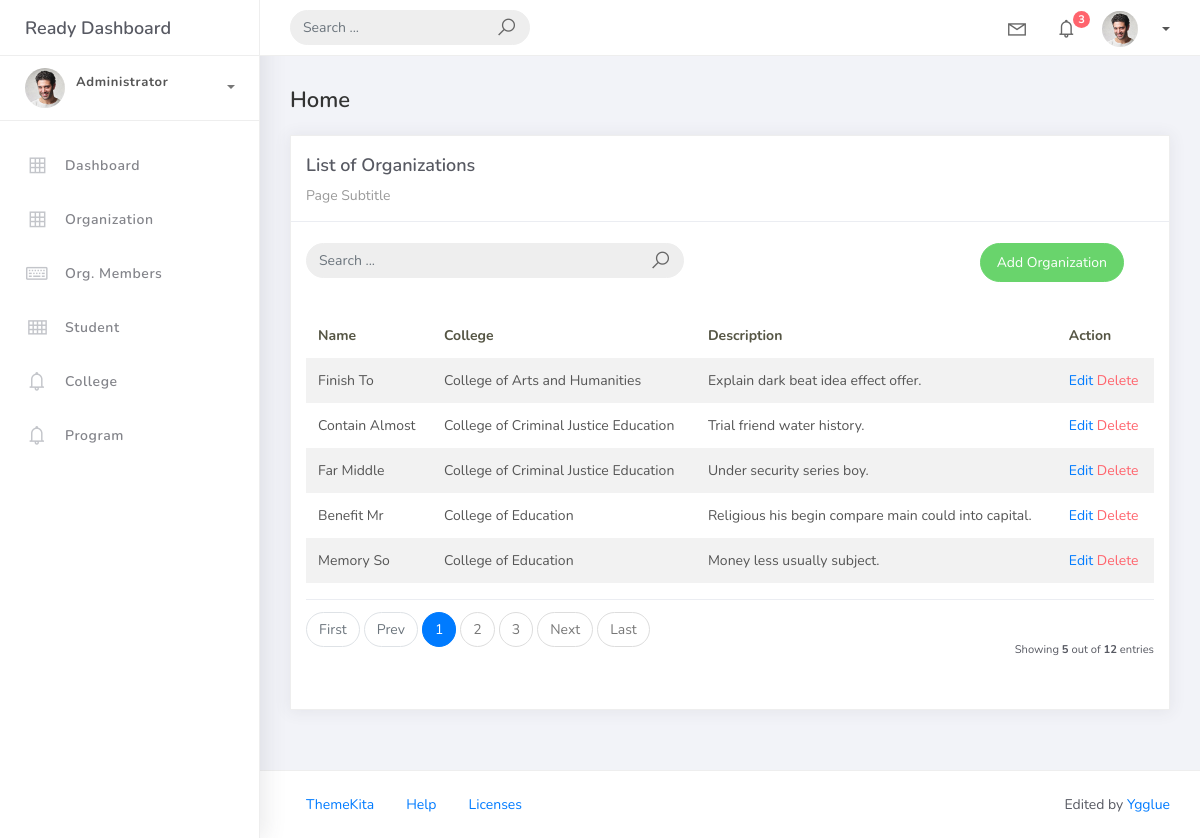
Screenshot of /organization_list with the database file from the repository.
### studentorg/models.py (models this page shows, shortened)
class BaseModel(models.Model):
    created_at = models.DateTimeField(auto_now_add=True, db_index=True)
    updated_at = models.DateTimeField(auto_now=True)
    class Meta:
        abstract = True

class Organization(BaseModel):
    name = models.CharField(max_length=250)
    college = models.ForeignKey(College, null=True, blank=True, on_delete=models.CASCADE)
    description = models.CharField(max_length=500)

class College(BaseModel):
    college_name = models.CharField(max_length=150)
    def __str__(self):
        return self.college_name

### studentorg/views.py (the view)
# urls.py: path('organization_list', OrganizationList.as_view(), name='organization-list'),
class OrganizationList(ListView):
    model = Organization
    context_object_name = 'organization'
    template_name = 'org_list.html'
    paginate_by = 5
    ordering = ["college__college_name","name"]
    def get_queryset(self):
        qs = super().get_queryset()
        query = self.request.GET.get('q')
        if query:
            qs = qs.filter(
                Q(name__icontains=query) |
                Q(description__icontains=query)
            )
        return qs

### templates/org_list.html (shortened to what this page needs)
{% extends 'base.html' %} {% load static %} {% block content %}
<div class="content">
    <div class="container-fluid">
        <h4 class="page-title">Home</h4>
        <div class="row">
            <div class="col-md-12">
                <div class="card">
                    <div class="card-header">
                        <div class="card-title">List of Organizations</div>
                        <div class="card-category">Page Subtitle</div>
                    </div>
                    <br />
                    <div class="col-md-12 row">
                        <div class="col-md-6">
                            <form class="navbar-left navbar-form nav-search mr-md-3" action="{% url 'organization-list'%}">
                                <div class="input-group">
                                    <input type="text" placeholder="Search ..." class="form-control" name="q" />
                                    <div class="input-group-append">
                                        <span class="input-group-text">
                                            <i class="la la-search search-icon"></i>
                                        </span>
                                    </div>
                                </div>
                            </form>
                        </div>
                        <div class="col-md-6">
                            <div class="pull-right">
                                <a href="{% url 'organization-add' %}" class="btn btn-success btn-rounded">Add Organization</a>
                            </div>
                        </div>
                    </div>
                    <div class="card-body">
                        <table class="table table-striped mt-3">
                            <thead>
                                <tr>
                                    <th scope="col">Name</th>
                                    <th scope="col">College</th>
                                    <th scope="col">Description</th>
                                    <th scope="col">Action</th>
                                </tr>
                            </thead>
                            <tbody>
                                {% for object in object_list %}
                                <tr>
                                    <td>{{ object.name }}</td>
                                    <td>{{ object.college }}</td>
                                    <td>{{ object.description }}</td>
                                    <td>
                                        <a href="organization_list/{{ object.id }}">Edit</a>
                                        <a href="organization_list/{{ object.id }}/delete" class="text-danger">Delete</a>
                                    </td>
                                    </tr>
                                {% endfor %}
                            </tbody>
                        </table>
                        {% include 'includes/pagination.html' %}
                    </div>
                </div>
            </div>
        </div>
    </div>
</div>
{% endblock %}

### templates/base.html (shortened to what this page needs)
{% load static %}
<!DOCTYPE html>
<html>
<head>
	<link rel="stylesheet" href="{% static 'css/bootstrap.min.css' %}">
	<link rel="stylesheet" href="{% static 'css/ready.css' %}">
	<link rel="stylesheet" href="{% static 'css/demo.css' %}">
</head>
<body>
	<div class="wrapper">
		<div class="main-header">
			<div class="logo-header">
				<a href="index.html" class="logo">
					Ready Dashboard
				</a>
			</div>
			<nav class="navbar navbar-header navbar-expand-lg">
				<div class="container-fluid">
					<form class="navbar-left navbar-form nav-search mr-md-3" action="">
						<div class="input-group">
							<input type="text" placeholder="Search ..." class="form-control">
							<div class="input-group-append">
								<span class="input-group-text">
									<i class="la la-search search-icon"></i>
								</span>
							</div>
						</div>
					</form>
					<ul class="navbar-nav topbar-nav ml-md-auto align-items-center">
						<li class="nav-item dropdown hidden-caret">
							<a class="nav-link dropdown-toggle" href="#" id="navbarDropdown" role="button"
								data-toggle="dropdown" aria-haspopup="true" aria-expanded="false">
								<i class="la la-envelope"></i>
							</a>
						</li>
						<li class="nav-item dropdown hidden-caret">
							<a class="nav-link dropdown-toggle" href="#" id="navbarDropdown" role="button"
								data-toggle="dropdown" aria-haspopup="true" aria-expanded="false">
								<i class="la la-bell"></i>
								<span class="notification">3</span>
							</a>
						</li>
						<li class="nav-item dropdown">
							<a class="dropdown-toggle profile-pic" data-toggle="dropdown" href="#" aria-expanded="false">
								<img src="{% static 'img/profile.jpg' %}" alt="user-img" width="36" class="img-circle">
								<span>{{ request.user.username }}</span>
							</a>
						</li>
					</ul>
				</div>
			</nav>
		</div>
		<div class="sidebar">
			<div class="scrollbar-inner sidebar-wrapper">
				<div class="user">
					<div class="photo">
						<img src="{% static 'img/profile.jpg' %}">
					</div>
					<div class="info">
						<a class="" data-toggle="collapse" href="#collapseExample" aria-expanded="true">
							<span>
								<span class="user-level">Administrator</span>
								<span class="caret"></span>
							</span>
						</a>
						<div class="clearfix"></div>
					</div>
				</div>
				<ul class="nav">
					<li class="nav-item">
						<a href="{% url 'home' %}">
							<i class="la la-table"></i>
							<p>Dashboard</p>
						</a>
					</li>
					<li class="nav-item">
						<a href="{% url 'organization-list' %}">
							<i class="la la-table"></i>
							<p>Organization</p>
						</a>
					</li>
					<li class="nav-item">
						<a href="{% url 'member-list' %}">
							<i class="la la-keyboard-o"></i>
							<p>Org. Members</p>
						</a>
					</li>
					<li class="nav-item">
						<a href="{% url 'student-list' %}">
							<i class="la la-th"></i>
							<p>Student</p>
						</a>
					</li>
					<li class="nav-item">
						<a href="{% url 'college-list' %}">
							<i class="la la-bell"></i>
							<p>College</p>
						</a>
					</li>
					<li class="nav-item">
						<a href="{% url 'program-list' %}">
							<i class="la la-bell"></i>
							<p>Program</p>
						</a>
					</li>
				</ul>
			</div>
		</div>
		<div class="main-panel">
			{% block content %}
			{% endblock %}
			<footer class="footer">
				<div class="container-fluid">
					<nav class="pull-left">
						<ul class="nav">
							<li class="nav-item">
								<a class="nav-link" href="http://www.themekita.com">
									ThemeKita
								</a>
							</li>
							<li class="nav-item">
								<a class="nav-link" href="#">
									Help
								</a>
							</li>
							<li class="nav-item">
								<a class="nav-link" href="#">
									Licenses
								</a>
							</li>
						</ul>
					</nav>
					<div class="copyright ml-auto">
						Edited by <a
							href="https://github.com/ygglue">Ygglue</a>
					</div>
				</div>
			</footer>
		</div>
	</div>
</body>
</html>

### templates/includes/pagination.html (shortened to what this page needs)
{% if is_paginated %}
<div class="card-footer px-0 border-0 d-flex flex-column flex-lg-row align-items-center justify-content-between mt-3">
    <nav aria-label="Topics pagination" class="mb-4">
        <ul class="pagination">
            {% if page_obj.number > 1 %}
            <li class="page-item">
                <a class="page-link" href="?page=1">First</a>
            </li>
            {% else %}
            <li class="page-item disabled">
                <span class="page-link">First</span>
            </li>
            {% endif %} {% if page_obj.has_previous %}
            <li class="page-item">
                <a class="page-link" href="?page={{ page_obj.previous_page_number }}">Prev</a>
            </li>
            {% else %}
            <li class="page-item disabled">
                <span class="page-link">Prev</span>
            </li>
            {% endif %} {% for page_num in paginator.page_range %} {% if page_obj.number == page_num %}
            <li class="page-item active">
                <span class="page-link">
                    {{ page_num }}
                </span>
            </li>
            {% elif page_num > page_obj.number|add:'-3' and page_num < page_obj.number|add:'3' %}
            <li class="page-item">
                <a class="page-link" href="?page={{ page_num }}">{{ page_num }}</a>
            </li>
            {% endif %} {% endfor %} {% if page_obj.has_next %}
            <li class="page-item">
                <a class="page-link" href="?page={{ page_obj.next_page_number }}">Next</a>
            </li>
            {% else %}
            <li class="page-item disabled">
                <span class="page-link">Next</span>
            </li>
            {% endif %} {% if page_obj.number != paginator.num_pages %}
            <li class="page-item">
                <a class="page-link" href="?page={{ paginator.num_pages }}">Last</a>
            </li>
            {% else %}
            <li class="page-item disabled">
                <span class="page-link">Last</span>
            </li>
            {% endif %}
        </ul>
    </nav>
    <div class="fw-normal small mt-4 mt-lg-0">Showing <b>{{object_list.count}}</b> out of
        <b>{{paginator.count}}</b> entries
    </div>
</div>
{% endif %}

### rows the page displays
Organization: name "Finish To", college "College of Arts and Humanities", description "Explain dark beat idea effect offer."
Organization: name "Contain Almost", college "College of Criminal Justice Education", description "Trial friend water history."
Organization: name "Far Middle", college "College of Criminal Justice Education", description "Under security series boy."
Organization: name "Benefit Mr", college "College of Education", description "Religious his begin compare main could into capital."
Organization: name "Memory So", college "College of Education", description "Money less usually subject."

### other values shown
{{ page_num }} "1"
{{ page_num }} "2" "3"
{{ object_list.count }} "5"
{{ paginator.count }} "12"
